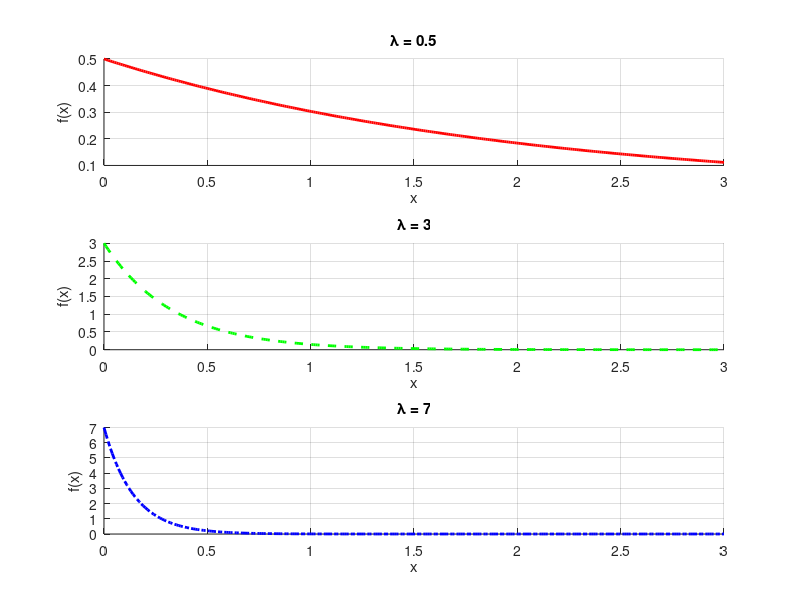

Write the MATLAB code that produced this figure.
%b

x = linspace(0, 3, 300);  % x values from 0 to 3

lambdas = [1/2, 3, 7];       % lambda values
colors = ['r', 'g', 'b'];
styles = {'-', '--', '-.'};

for i = 1:3
    y = lambdas(i) * exp(-lambdas(i) * x);
    subplot(3,1,i); hold on;
    plot(x, y, [colors(i) styles{i}], 'LineWidth', 2);
    xlabel('x');
    ylabel('f(x)');
    title(['\lambda = ', num2str(lambdas(i))]);
    grid on;
end
